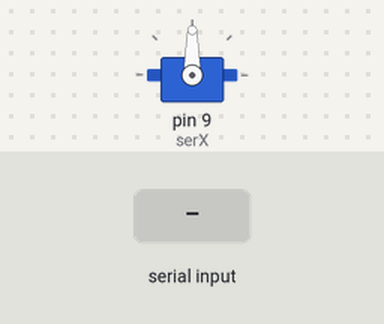
A sketch run on a simulated Arduino Uno, built with avr-gcc and run on an emulated ATmega328P. Parts: servo. The inputs (shaded band) are chosen by the test bench.

Above: at 1.2 s.
1.3 s: "X:1\n" received over Serial
At 1.6 s:
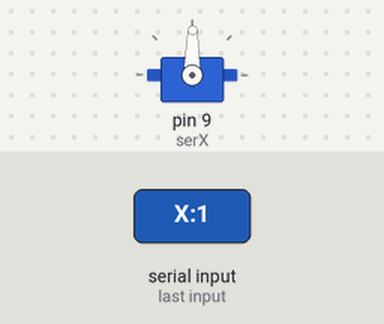
2.8 s: "X:150\n" received over Serial
At 4.0 s:
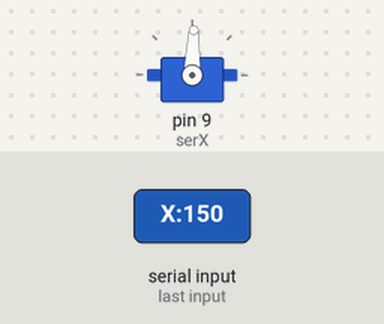
Timing chart, 0 to 5.8 s (numbered marks = the images above; inputs shaded):
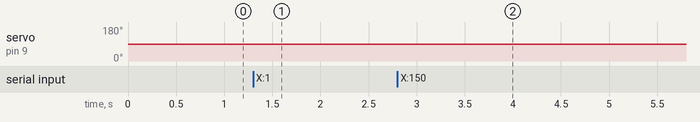

The sketch:

x_servo_pan_thing.ino
```cpp
#include <Servo.h>

int servoPosition;
Servo serX;
int posX;
String tempModify;

void setup() {
  serX.attach(9);
  Serial.begin(9600);
  Serial.setTimeout(10);

  // set the servo to the middle
  serX.write(90);
}

void loop() {
  /*
  while (Serial.available() > 0) {
    tempModify = Serial.readString();
    serX.write(parseDataX(tempModify));
  }
  */
}
int coord = 90;
// 1-530?
// screen width = 630
void serialEvent() {
  //tempModify = Serial.readString();
  //serX.write(parseDataX(tempModify));

  /*
  tempModify = Serial.readString();
  int thing = parseDataX(tempModify);

  posX = map(thing, 1, 630, 0, 180);
  serX.write(posX);
  */

  tempModify = Serial.readString();
  int thing = parseDataX(tempModify);
  if (thing < 630/2) {
    coord -= 1;
  } else if (thing > 630/2) {
    coord += 1;
  }
  posX = map(thing, 1, 630, 0, 180);
  serX.write(coord);
}


int parseDataX(String data) {
  data.remove(data.indexOf(":"));
  data.remove(data.indexOf("X"), 1);
  return data.toInt();
}
```

Measured:
- after the input at 1.3 s, servo on pin 9 (serX): 90° → 89° at once
- after the input at 2.8 s, servo on pin 9 (serX): 89° → 88° at once
